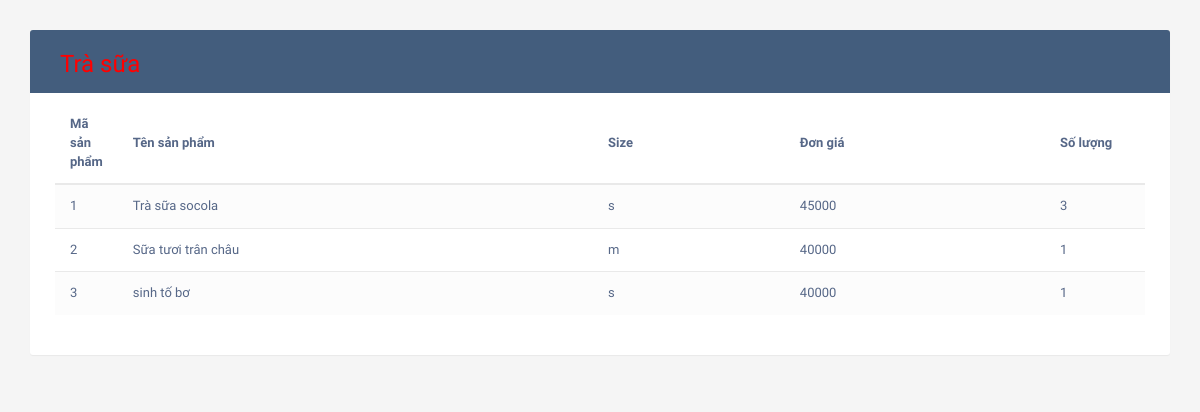
/management/trasua1.php, run on the app's committed database.
### tables this page shows
CREATE TABLE `trasua` (
  `masanpham` int(11) NOT NULL,
  `tensanpham` varchar(20) NOT NULL,
  `size` varchar(20) NOT NULL,
  `dongia` int(11) NOT NULL,
  `mancc` int(11) NOT NULL
);

### management/trasua1.php (the view, shortened to what this page needs)
<!DOCTYPE html>
<html lang="en">
<head>
	<link rel="stylesheet" href="https://maxcdn.bootstrapcdn.com/font-awesome/4.7.0/css/font-awesome.min.css">
	<link rel="stylesheet" href="https://maxcdn.bootstrapcdn.com/bootstrap/3.3.7/css/bootstrap.min.css">
	<link rel="stylesheet" type="text/css" href="index.css">
</head>
<body>
	<div class="container">
            <div class="table-wrapper">
                <div class="table-title">
                    <div class="row">
                        <div class="col-sm-6">
                            <a href="thongke.php" class="non-textdecoration"><h2>Trà sữa</h2></a>
                        </div>
                    </div>
                </div>
                    <table class="table table-striped table-hover">
                        <?php
                            $con = mysqli_connect('localhost','root','','qlchts')
                            or die ('Không thể kết nối tới database');
                            mysqli_set_charset($con, 'UTF8');
                            $sql = " SELECT trasua.* ,COUNT(hoadon.mahoadon) total  FROM `trasua`
                            INNER JOIN hoadon ON hoadon.masanpham = trasua.masanpham
                            GROUP BY hoadon.masanpham
                            ORDER BY COUNT(hoadon.mahoadon)  DESC";
                            $result = mysqli_query($con,$sql);
                            $num_rows = mysqli_num_rows($result);
                        ?>
                            <thead>
                                <tr>
                                    <th>Mã sản phẩm</th>
                                    <th>Tên sản phẩm</th>
                                    <th>Size</th>
                                    <th>Đơn giá</th>
                                    <th>Số lượng</th>
                                </tr>
                            </thead>
                            <tbody>
                                <?php
                                if($num_rows > 0) {
                                    while($row = mysqli_fetch_array($result)) {
                                    ?>
                                    <tr>
                                    <td><?php echo $row['masanpham']?></td>
                                    <td><?php echo $row['tensanpham']?></td>
                                    <td><?php echo $row['size']?></td>
                                    <td><?php echo $row['dongia']?></td>
                                    <td><?php echo $row['total']?></td>
                                    </tr>
                                    <?php
                                    }
                                }
                                ?>
                            </tbody>
                    </table>
            </div>
	</div>
</body>
</html>

### management/index.css (style rules this page uses)
body { color: #566787; background: #f5f5f5; font-family: 'Varela Round', sans-serif; font-size: 13px; }
.table-wrapper { background: #fff; padding: 20px 25px; margin: 30px 0; border-radius: 3px; box-shadow: 0 1px 1px rgba(0,0,0,.05); }
.table-title { padding-bottom: 15px; background: #435d7d; color: #fff; padding: 16px 30px; margin: -20px -25px 10px; border-radius: 3px 3px 0 0; }
.table-title h2 { margin: 5px 0 0; font-size: 24px; }
table.table tr th, table.table tr td { border-color: #e9e9e9; padding: 12px 15px; vertical-align: middle; }
table.table tr th:first-child { width: 60px; }
table.table tr th:last-child { width: 100px; }
table.table-striped tbody tr:nth-of-type(odd) { background-color: #fcfcfc; }

### management/trasua1.php (style rules this page uses)
a.non-textdecoration { color: red; text-decoration: none; }

### data on the page
trasua: masanpham "1", tensanpham "Trà sữa socola", size "s", dongia "45000", total "3"
trasua: masanpham "2", tensanpham "Sữa tươi trân châu", size "m", dongia "40000", total "1"
trasua: masanpham "3", tensanpham "sinh tố bơ", size "s", dongia "40000", total "1"
